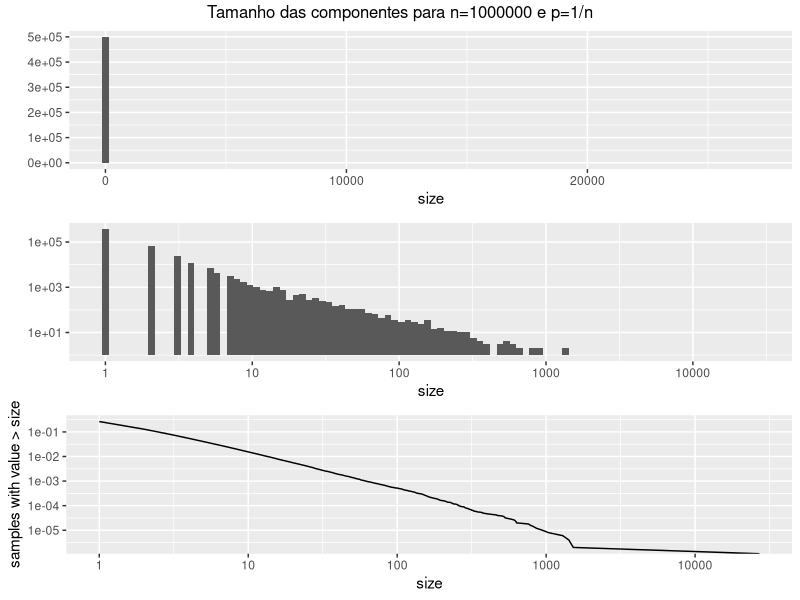

This chart was generated by the following R code:
library(ggplot2)
library(igraph)
library(gridExtra)

n <- 1000000
g <- erdos.renyi.game(n, 1/n)
size <- components(g)$csize

values <- unique(size)
values <- values[order(values)]

freq <- as.numeric(as.matrix(table(size)))
freq <- freq / sum(freq)
samples.greater <- 1 - cumsum(freq)

df <- data.frame(values, samples.greater)

p <- qplot(size, geom="histogram", bins=100)

q <- qplot(size, geom="histogram", bins=100) +
    scale_x_continuous(trans='log10') +
    scale_y_continuous(trans='log10')

r <- ggplot(df, aes(values, samples.greater)) +
    geom_line() +
    scale_x_continuous(trans='log10') +
    scale_y_continuous(trans='log10') +
    labs(x="size", y="samples with value > size")

pdf("plots/critical_random_graph_4.pdf")
grid.arrange(p, q, r,
    top="Tamanho das componentes para n=1000000 e p=1/n")
dev.off()